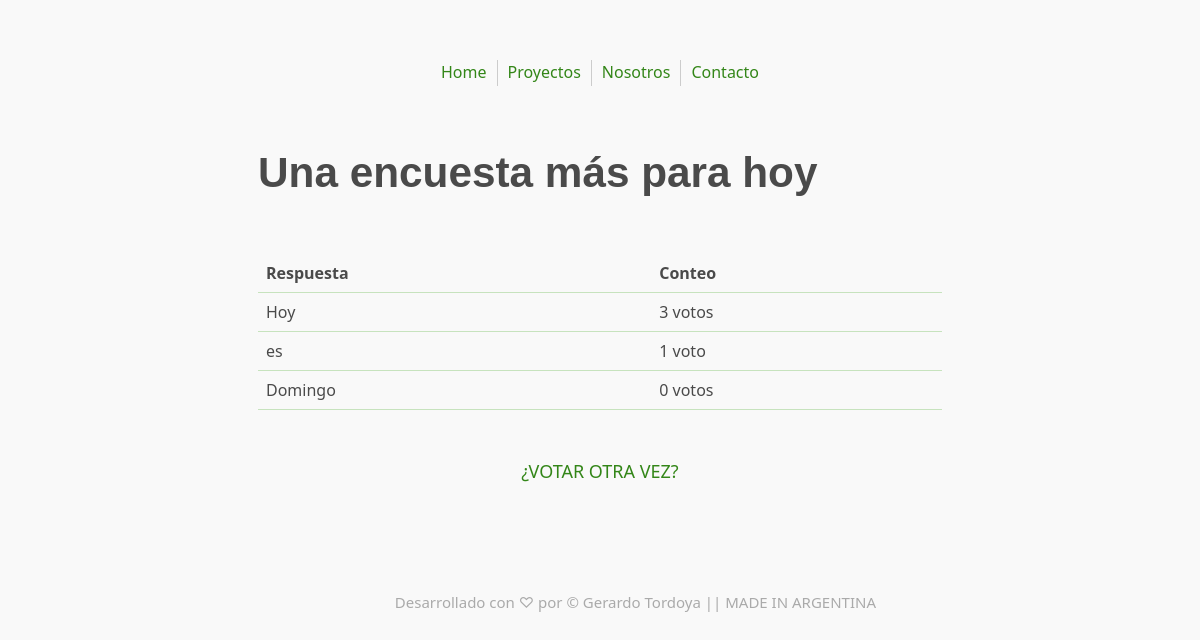
/9/resultados/, run on an earlier commit of the app's database.
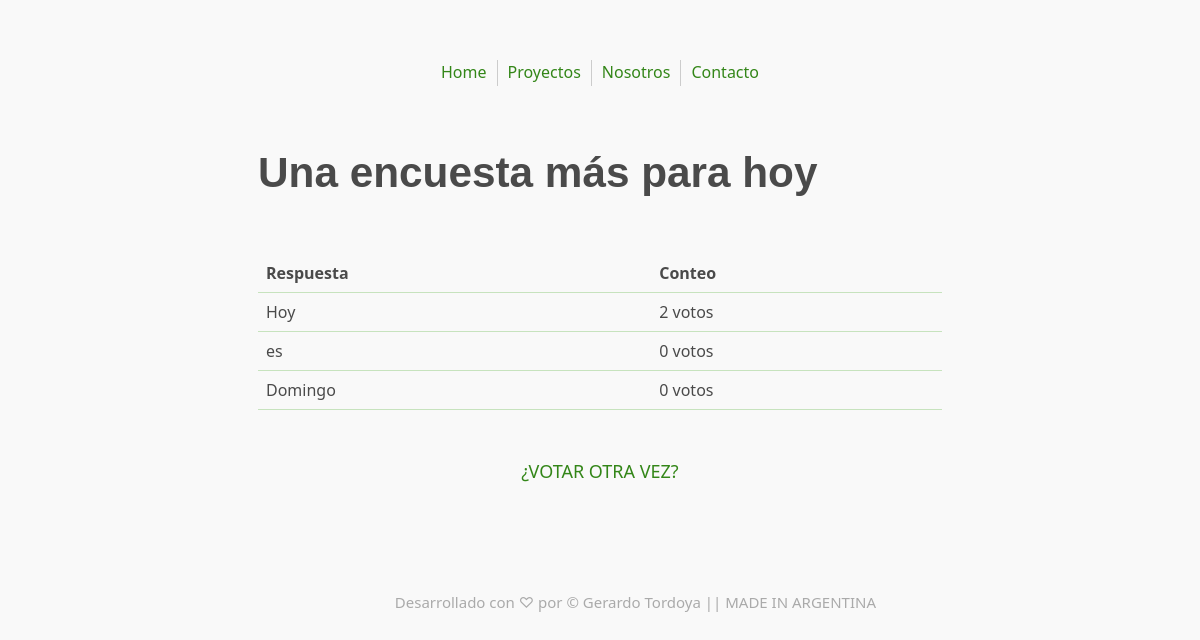
And on a later commit of the database.
### encuestas/models.py (models this page shows, shortened)
class Encuesta(models.Model):
    texto_encuesta = models.CharField(max_length=200)
    fecha_publicacion = models.DateTimeField('Fecha de publicación')
    def es_reciente(self):
        es_ahora = timezone.now()
        return es_ahora - datetime.timedelta(days=3) <= self.fecha_publicacion <= es_ahora
    es_reciente.admin_order_field = 'fecha_publicacion'
    es_reciente.boolean = True
    es_reciente.short_description = '¿Publicado recientemente?'

class Opciones(models.Model):
    la_encuesta = models.ForeignKey(Encuesta, on_delete=models.CASCADE)
    texto_opcion = models.CharField(max_length=200)
    los_votos = models.IntegerField(default=0)

### encuestas/views.py (the view)
# urls.py: path('resultados/', views.ResultadosView.as_view(), name='resultados'),
class ResultadosView(generic.DetailView):
    model = Encuesta
    template_name =  'encuestas/resultados.html'

### encuestas/templates/encuestas/resultados.html
﻿{% extends "base.html" %}
{% block content %}
<h1>{{ encuesta.texto_encuesta }}</h1>
<br>
<table>
    <thead>
        <tr>
            <th>Respuesta</th>
            <th>Conteo</th>
        </tr>
    </thead>
    <tbody>
        {% for opcion in encuesta.opciones_set.all %}
        <tr>
            <td>{{ opcion.texto_opcion }}</td>
            <td>{{ opcion.los_votos }} voto{{ opcion.los_votos|pluralize }}</td>
        </tr>
        {% endfor %}
    </tbody>
</table>
<br>
<div>
    <a href="{% url 'encuestas:detalle' encuesta.id %}">¿VOTAR OTRA VEZ?</a>
</div>
{% endblock %}

### encuestas/templates/base.html (shortened to what this page needs)
<!DOCTYPE html>
<html lang="es">
<head>
    {% load static %}
    <link rel="stylesheet" type="text/css" href="{% static 'encuestas/style.css' %}">
</head>
<body>
    <header>
        {% block sidebar %}
        <div>
            <nav>
                <ul>
                    <li><a href="{% url 'encuestas:index' %}">Home</a></li>
                    <li><a href="#">Proyectos</a></li>
                    <li><a href="#">Nosotros</a></li>
                    <li><a href="#">Contacto</a></li>
                </ul>
            </nav>
        </div>
        {% endblock %}
    </header>
    <br>
    <main>
        {% block content %} {% endblock %}
    </main>
    <br>
    {% block footer %}
    <footer>
        <p>Desarrollado con ♡ por © Gerardo Tordoya || MADE IN ARGENTINA</p>
    </footer>
    {% endblock %}
</body>
</html>

### encuestas/static/encuestas/style.css (style rules this page uses)
html { font-family: system-ui, -apple-system, BlinkMacSystemFont, "Segoe UI", Roboto, Oxygen, Ubuntu, Cantarell, "PT Sans", "Open Sans", "Fira Sans", "Droid Sans", "Helvetica Neue", Helvetica, Arial, sans-serif; font-size: 62.5%; line-height: 1.4; -webkit-overflow-scrolling: touch; }
body { font-size: 1.8rem; line-height: 1.618; max-width: 38em; margin: auto; color: #4a4a4a; background-color: #f9f9f9; padding: 13px; }
h1, h2, h3, h4, h5, h6 { line-height: 1.1; font-family: Verdana, Geneva, sans-serif; font-weight: 700; overflow-wrap: break-word; word-wrap: break-word; -ms-word-break: break-all; word-break: break-word; -ms-hyphens: auto; -moz-hyphens: auto; -webkit-hyphens: auto; hyphens: auto; }
h1 { font-size: 2.35em; }
a { text-decoration: none; color: #338618; }
ul { padding-left: 1.4em; }
li { margin-bottom: 0.4em; }
table { text-align: justify; width: 100%; border-collapse: collapse; }
td, th { padding: 0.5em; border-bottom: 1px solid #C7E3BE; }
div { text-align: center; margin-top: 1em; }
header nav>ul { font-size: 0; padding: 0; }
header nav>ul>li { display: inline-block; font-size: 1.6rem; }
header nav>ul>li+li { border-left: 1px solid #ccc; margin-left: 1rem; padding-left: 1rem; }
body>footer { margin-top: 5em; padding-bottom: 1em; text-align: center; font-size: 1.5rem; color: #aaaaaa; position: relative; max-width: 50%m; margin-left: 20%; }
p { text-align: justify; }

What changed in the data, as far as the page shows it:
changed Opciones "Hoy": los_votos "3" → "2"
changed Opciones "es": los_votos "1" → "0"
